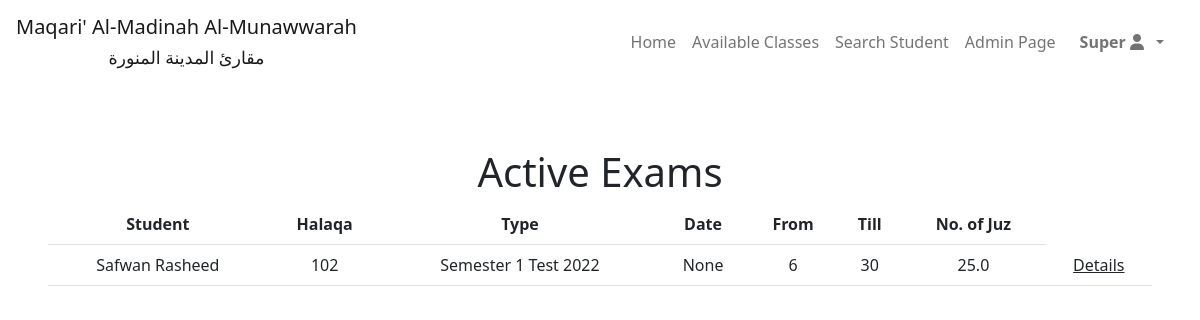
The page /show_exams (signed in) on the database its author committed.
### account/models.py (models this page shows, shortened)
class Account(AbstractBaseUser,PermissionsMixin):
    Genders=[
        ("Male","Male"),
        ("Female","Female")
    ]
    email = models.EmailField(verbose_name="email", max_length=60, unique=True)
    username = models.CharField(max_length=30, unique=False)
    last_name = models.CharField(max_length=25)
    gender = models.CharField(max_length=7,choices=Genders,default = "Male")
    phone_num = PhoneNumberField(blank=True)
    current_residence = CountryField(null =True , blank = True)
    nationality = CountryField(null =True , blank = True)
    date_joined = models.DateTimeField(verbose_name="date joined", auto_now_add=True)
    last_login = models.DateTimeField(verbose_name="last login", auto_now=True)
    is_active = models.BooleanField(default=True)
    is_admin = models.BooleanField(default=False)
    is_staff = models.BooleanField(default=False)
    is_superuser = models.BooleanField(default=False)
    is_teacher = models.BooleanField(default=False)
    is_examiner = models.BooleanField(default=False)
    is_supervisor = models.BooleanField(default=False)
    years_of_experience = models.IntegerField(blank=True ,null = True)
    qualifications = models.TextField(max_length=500,blank=True ,null=True)
    profile_image = models.URLField(default="https://www.freeiconspng.com/thumbs/account-icon/account-icon-33.png")
    USERNAME_FIELD = "email"
    REQUIRED_FIELDS = [
        'username',
    ]
    objects = MyAccountManager()
    class Meta:
        unique_together = ('username','last_name','email')
    def get_subordinates(self):
        subordinates = []
        halaqaat = self.teacher_in_halaqaat.all() | self.supervised_halaqaat.all()
        for halaqa in halaqaat:
            for student in halaqa.students.all():
                subordinates.append(student.id)
        return subordinates
    def get_full_name(self):
        full_name = "%s %s" % (self.username, self.last_name)
        return full_name.strip()

### maqari/models.py (models this page shows, shortened)
class Exam(models.Model):
    ratings=[
        ("Excellent","Excellent"),
        ("Very_Good","Very Good"),
        ("Good","Good"),
        ("Fail","Fail"),
        ("Absent","Absent"),
        ("Pending","Pending"),
    ]
    student = models.ForeignKey(Account, null=True, on_delete=models.SET_NULL, related_name="student_exams")
    halaqa = models.ForeignKey(Halaqa,null=True,on_delete=models.SET_NULL,related_name="halaqa_exams")
    exam_type = models.ForeignKey(ExamType, null=True, on_delete=models.SET_NULL, related_name="exams_of_type")
    exam_halaqah_type = models.ForeignKey(HalaqaType,null=True,on_delete=models.SET_NULL,related_name="exams_of_halaqa_type")
    exam_date = models.DateField(null=True,blank=True)
    exam_year = models.IntegerField(null = True,blank=True)
    exam_timing = models.TextField(max_length=100)
    exam_from = models.CharField(max_length=50,null=True)
    exam_till = models.CharField(max_length=50,null=True)
    number_of_juz = models.FloatField(null=True)
    is_completed = models.BooleanField(default=False)
    examiner1 = models.ForeignKey(Account, blank=True,null=True, on_delete=models.PROTECT,related_name="Examiner1_exams")
    examiner2 = models.ForeignKey(Account, blank=True,null=True, on_delete=models.PROTECT,related_name="Examiner2_exams")
    rating = models.CharField(choices=ratings,max_length=50,default="Pending")
    total_marks_obtained = models.FloatField(blank=True,null=True)
    hifdh_marks_obtained = models.FloatField(blank=True,null=True)
    tajweed_marks_obtained = models.FloatField(blank=True,null=True)
    class Meta:
        unique_together = ('student','exam_type','exam_halaqah_type')

class Halaqa(models.Model):
    Genders=[
        ("Male","Male"),
        ("Female","Female")
    ]
    halaqa_number = models.IntegerField(unique=True)
    gender = models.CharField(max_length=7,choices=Genders,default = "Male")
    timings = models.TextField(max_length=100,blank=True)
    teacher = models.ForeignKey(Account, null = True, on_delete=models.SET_NULL,related_name="teacher_in_halaqaat")
    students = models.ManyToManyField(Account,blank=True,related_name="students_halaqa")
    supervisor = models.ForeignKey(Account, null = True, on_delete=models.SET_NULL, related_name="supervised_halaqaat")
    halaqa_type = models.ForeignKey(HalaqaType,null=True,on_delete=models.SET_NULL,related_name="halaqaat_of_type")
    halaqa_image_url = models.URLField(default='https://live.staticflickr.com/2139/2435364735_dc51a11e83.jpg')

class ExamType(models.Model):
    type_name = models.CharField(max_length=100)
    type_desc = models.TextField(max_length=500)
    is_open = models.BooleanField(default=False)
    total_marks = models.IntegerField()
    hifdh_marks = models.IntegerField(blank=True)
    tajweed_marks = models.IntegerField(blank=True)
    def __str__(self):
        return self.type_name

### maqari/views.py (the view)
# urls.py: path("show_exams",show_exams,name="show_exams"),
def show_exams(request):
    user = request.user
    user_students = Account.objects.filter(id__in = user.get_subordinates())
    context = {}
    context['active_exams'] = Exam.objects.filter(student__in = user_students, is_completed = False)
    context['user_students'] = user_students
    return render(request, "maqari/exams.html",context)

### maqari/templates/maqari/exams.html (shortened to what this page needs)
{% extends 'layout.html' %}
{% load static %}
{% block body %}
    <div class="container-fluid text-center p-5 my-3">
        <h1>Active Exams</h1>
        <table class="table table-condensed">
            <thead>
                <tr>
                    <th>Student</th>
                    <th>Halaqa</th>
                    <th>Type</th>
                    <th>Date</th>
                    <th>From</th>
                    <th>Till</th>
                    <th>No. of Juz</th>
                </tr>
            </thead>
            {% for exam in active_exams %}
                <tr>
                    <td>{{exam.student.get_full_name}}</td>
                    <td>{{exam.halaqa.halaqa_number}}</td>
                    <td>{{exam.exam_type}}</td>
                    <td>{{exam.exam_date}}</td>
                    <td>{{exam.exam_from}}</td>
                    <td>{{exam.exam_till}}</td>
                    <td>{{exam.number_of_juz}}</td>
                    <td><a class="link-dark" href="{% url 'show_exam_details' exam.id %}">Details</a></td>
                </tr>
            {% endfor %}
        </table>
    </div>
{% endblock %}

### maqari/templates/layout.html (shortened to what this page needs)
{% load static %}
<!DOCTYPE html>
<html lang="en">
<head>
    <link rel="stylesheet" href="{% static 'maqari/styles.css' %}">
    <link rel="stylesheet" href="{% static 'css/bootstrap.css' %}">
</head>
<body>
    <nav id="navbar" class="navbar navbar-expand-lg " style="z-index: 1;">
        <div class="container-fluid">
            <a class="navbar-brand text-center p-1" href="{% url 'index' %}" data-bs-toggle="tooltip" data-bs-placement="bottom"
                title="Go to Homepage">Maqari' Al-Madinah Al-Munawwarah <br>
            <small>مقارئ المدينة المنورة</small></a>
            <div class="collapse navbar-collapse" id="navbarSupportedContent">
                <span class="nav-item d-flex mx-3">
                    <ul class="navbar-nav me-auto mb-2 mb-lg-0">
                    <li class="nav-item">
                        <a class="nav-link english" href="{% url 'index' %}">Home</a>
                    </li>
                    <li class="nav-item">
                        <a class="nav-link english" href="{% url 'render_available_classes' %}">Available Classes</a>
                    </li>
                    {% if user.is_supervisor %}
                    <li class="nav-item">
                        <a class="nav-link english" href="{% url 'render_student_search' %}">Search Student</a>
                    </li>
                    {% endif %}
                    {% if user.is_authenticated %}
                        {% if user.is_staff %}
                            <li class="nav-item">
                                <a class="nav-link english" href="/admin">Admin Page</a>
                            </li>
                        {% endif %}
                        <li class="nav-item dropdown">
                            <a class="nav-link dropdown-toggle" href="#" id="navbarDropdown" role="button"
                                data-bs-toggle="dropdown" aria-expanded="false"><span data-bs-toggle="tooltip"
                                    data-bs-placement="bottom" title="Dropdown">
                                    <strong class="px-2">{{user.username}}
                                        <i class="fa-solid fa-user"></i></strong></span></a>
                        </li>
                    </ul>
                    {% endif %}
                </span>
            </div>
        </div>
    </nav>
    {% block body %}
    {% endblock %}
</body>
</html>

### rows shown on the page
Account: username "Super"
Exam: student.get_full_name "Safwan Rasheed", halaqa.halaqa_number "102", exam_type "Semester 1 Test 2022", exam_date "None", exam_from "6", exam_till "30", number_of_juz "25.0"
